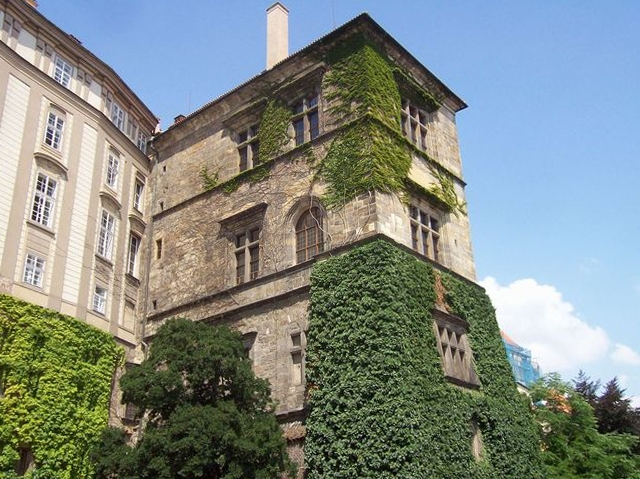
#> input picture apps/Tests/data/images/00000.jpg, 640 x 479 px
$ python generate_fixtures.py
#> lines starting #> are read from the running program, lines starting #| are printed output that depends on the picture
#!/usr/bin/env python3
"""Regenerate the HEIC test fixtures in apps/Tests/data/images/heif/.

Produces three files from apps/Tests/data/images/00000.jpg:

  sample.heic       - normal orientation (EXIF Orientation=1), no container
                      rotation. Baseline decode-parity / EXIF-bridge fixture.
  sample_rot6.heic  - same pixel content, but stored rotated BOTH ways: a
                      genuine ISOBMFF container-level 'irot' property AND an
                      EXIF Orientation=6 tag. Locks the "don't rotate twice"
                      guard (HEIF applies irot at decode time; honoring the
                      EXIF tag on top of that would rotate the pixels again).
  sample_alpha.heic - same pixel content as sample.heic (normal orientation,
                      no container rotation), but encoded with a genuine
                      *opaque* alpha channel, exactly like real iPhone HEIC
                      photos. Locks the "advertising a 32-bit format routes
                      gray loads through the alpha-copy path instead of a
                      luminance of RGB" regression (see CImageHEIF::ReadHeader
                      and CImage::FilterFormat's PF_A8/PF_GRAY8 case): a
                      regressed reader would decode this file's gray path to
                      a flat, near-zero-variance buffer (constant 255) instead
                      of real photographic content.

Required external tools (offline, dev-machine only):
  - Python 3 with Pillow and pillow-heif ("pip install --user pillow-heif").
    pillow-heif bundles libheif with its HEVC (x265) ENCODER built in.
  - exiftool is NOT required to run this script; it is only useful
    afterwards as an independent read-only check of the tags this script
    embeds (exiftool's own HEIC *write* path was found to corrupt the
    Orientation tag on this machine -- see "Why hand-rolled EXIF" below --
    so this script never asks exiftool to modify a .heic file).

Why x265/pillow-heif is fine here but never in the build
---------------------------------------------------------
x265 is GPL-2.0. OpenMVS's vcpkg.json pins libheif with
`"default-features": false` specifically to keep the GPL x265 *encoder* out
of the shipped binary (OpenMVS only ever needs to *read* HEIC/HEIF files;
the LGPL libde265 decoder is enough for that). pillow-heif is used here only
as an OFFLINE, DEVELOPER-MACHINE fixture-generation tool to produce these three
small binary files once; it must never be added to vcpkg.json, any
CMakeLists.txt, or any other build configuration.

Why the EXIF blob is hand-rolled instead of built with PIL.Image.Exif
----------------------------------------------------------------------
Two independent reasons pushed this script away from the "obvious" approach
of using exiftool -tagsFromFile / PIL's Exif class:

  1. PIL.Image.Exif().tobytes() (Pillow 12.2, this machine) raises
     "TypeError: bad operand type for abs(): 'tuple'" for any 3-rational GPS
     field (GPSLatitude/GPSLongitude), i.e. it cannot serialize a GPS IFD.
  2. exiftool 13.41's HEIC *write* path is unreliable for the Orientation
     tag specifically: `exiftool -Orientation=1 sample.heic` was observed to
     write raw IFD0 tag 274 = 3 ("Rotate 180") instead of 1 -- verified by
     manually parsing the raw TIFF bytes, not just trusting exiftool's own
     read-back. exiftool's *read* path is fine and was used throughout to
     independently verify these fixtures.

So this script builds the "Exif\\0\\0"-prefixed TIFF blob for each fixture by
hand (see build_exif_blob()) and hands it to pillow-heif's encoder as the
`exif=` kwarg. This sidesteps both bugs entirely and gives byte-exact control
over every tag.

How the container 'irot' box gets written (fixture 2)
---------------------------------------------------------
pillow-heif derives the encoder's "image_orientation" parameter from the
EXIF Orientation tag found in the `exif=` bytes passed to .save() (see
pillow_heif/misc.py: _get_orientation_for_encoder()). Handing it a blob with
Orientation=6 at encode time makes libheif write a genuine 'irot' item
property (verified by manually walking the ISOBMFF box tree: an 'irot' box
appears in ipco with payload angle_field=3, i.e. 270 deg CCW = 90 deg CW,
referenced as an *essential* property from ipma for the primary item) --
this is a real container-level rotation, not a simulated/fallback one. The
original (unrotated) EXIF Orientation=6 tag is preserved as-is in the stored
Exif metadata item (pillow-heif does not reset it), so the fixture ends up
with both signals set, which is exactly what the "don't rotate twice" test
needs to exercise.
"""
from __future__ import annotations

import struct
from pathlib import Path

import pillow_heif
from PIL import Image

SCRIPT_DIR = Path(__file__).resolve().parent
SRC_IMAGE = SCRIPT_DIR.parent / "00000.jpg"

TARGET_WIDTH = 256          # downscaled fixture width; height derived to preserve aspect ratio
HEIC_QUALITY = 80           # x265 quality; ~32-33 KB output, comfortably under the 50 KB budget

# Grafted verbatim from 00000.jpg's own EXIF (ExifIFD FocalLengthIn35mmFormat = 39 mm).
FOCAL_LENGTH_35MM = 39

# 00000-00003.jpg carry NO GPS EXIF tags at all (verified with exiftool), so a literal
# "graft GPS from the source JPG" is impossible. These coordinates are therefore
# synthetic, not sourced from the JPG -- picked only to be well-formed, plausible
# WGS84 values so TinyEXIF's GeoLocation.hasLatLon() and focal-ladder tests have
# real data to exercise.
GPS_LATITUDE = 45.523000    # degrees, +N
GPS_LONGITUDE = 8.556000    # degrees, +E
GPS_ALTITUDE_M = 250.0      # metres above sea level


def _rational(num: int, den: int) -> bytes:
    return struct.pack(">II", num, den)


def _deg_min_sec(value: float) -> bytes:
    """Pack an absolute decimal-degree value as 3 EXIF RATIONALs (deg, min, sec)."""
    d = int(value)
    m_full = (value - d) * 60
    m = int(m_full)
    s_hundredths = round((m_full - m) * 60 * 100)
    return _rational(d, 1) + _rational(m, 1) + _rational(s_hundredths, 100)


def build_exif_blob(orientation: int, focal_length_35mm: int,
                     gps_lat: float, gps_lon: float, gps_alt_m: float) -> bytes:
    """Hand-build a raw "Exif\\0\\0"-prefixed TIFF blob (big-endian, matching the
    source JPGs' byte order) with three IFDs:
      IFD0:    Orientation(274), ExifIFD pointer(34665), GPSInfo pointer(34853)
      ExifIFD: FocalLengthIn35mmFilm(41989)
      GPS IFD: LatRef/Lat/LonRef/Lon/AltRef/Alt (tags 1..6)

    Returned bytes satisfy TinyEXIF::parseFromEXIFSegment's "starts with
    Exif\\0\\0" contract directly.
    """
    ifd0_offset = 8
    ifd0_entry_count = 3
    ifd0_size = 2 + ifd0_entry_count * 12 + 4
    exif_ifd_offset = ifd0_offset + ifd0_size

    exif_ifd_entry_count = 1
    exif_ifd_size = 2 + exif_ifd_entry_count * 12 + 4
    gps_ifd_offset = exif_ifd_offset + exif_ifd_size

    gps_ifd_entry_count = 6
    gps_ifd_size = 2 + gps_ifd_entry_count * 12 + 4
    overflow_offset = gps_ifd_offset + gps_ifd_size

    lat_offset = overflow_offset
    lon_offset = lat_offset + 24  # 3 rationals * 8 bytes
    alt_offset = lon_offset + 24  # 3 rationals * 8 bytes

    def entry(tag: int, typ: int, count: int, value_bytes: bytes) -> bytes:
        assert len(value_bytes) == 4
        return struct.pack(">HHI", tag, typ, count) + value_bytes

    header = b"MM\x00\x2a" + struct.pack(">I", ifd0_offset)

    ifd0 = struct.pack(">H", ifd0_entry_count)
    ifd0 += entry(274, 3, 1, struct.pack(">HH", orientation, 0))    # Orientation (SHORT)
    ifd0 += entry(34665, 4, 1, struct.pack(">I", exif_ifd_offset))  # ExifIFD pointer (LONG)
    ifd0 += entry(34853, 4, 1, struct.pack(">I", gps_ifd_offset))   # GPSInfo pointer (LONG)
    ifd0 += struct.pack(">I", 0)  # no next IFD
    assert len(ifd0) == ifd0_size

    exif_ifd = struct.pack(">H", exif_ifd_entry_count)
    exif_ifd += entry(41989, 3, 1, struct.pack(">HH", focal_length_35mm, 0))  # FocalLengthIn35mmFilm
    exif_ifd += struct.pack(">I", 0)
    assert len(exif_ifd) == exif_ifd_size

    gps_ifd = struct.pack(">H", gps_ifd_entry_count)
    gps_ifd += entry(1, 2, 2, b"N\x00\x00\x00" if gps_lat >= 0 else b"S\x00\x00\x00")
    gps_ifd += entry(2, 5, 3, struct.pack(">I", lat_offset))
    gps_ifd += entry(3, 2, 2, b"E\x00\x00\x00" if gps_lon >= 0 else b"W\x00\x00\x00")
    gps_ifd += entry(4, 5, 3, struct.pack(">I", lon_offset))
    gps_ifd += entry(5, 1, 1, bytes([0, 0, 0, 0]))  # AltitudeRef: 0 = above sea level
    gps_ifd += entry(6, 5, 1, struct.pack(">I", alt_offset))
    gps_ifd += struct.pack(">I", 0)
    assert len(gps_ifd) == gps_ifd_size

    overflow = (_deg_min_sec(abs(gps_lat)) + _deg_min_sec(abs(gps_lon))
                + _rational(round(gps_alt_m * 10), 10))

    return b"Exif\x00\x00" + header + ifd0 + exif_ifd + gps_ifd + overflow


def openmvs_gray_stddev(rgb: "Image.Image") -> float:
    """Replicate libs/Common/Maths.h's RGB24TO8(r,g,b) macro (integer weights
    30/59/11 over 100, i.e. the same fixed-point luma OpenMVS's FilterFormat
    uses for 24-bit-to-gray conversion) and return the population stddev of
    the result. Used only to print a number directly comparable to the
    ImageIOHEIFTest C++ assertion on sample_alpha.heic's gray-loaded stddev --
    not bit-exact (Python here reads the already-HEVC-decoded RGB, same as the
    C++ reader would), but the same formula.
    """
    import numpy as np

    arr = np.asarray(rgb.convert("RGB"), dtype=np.uint32)
    r, g, b = arr[..., 0], arr[..., 1], arr[..., 2]
    gray = (r * 30 + g * 59 + b * 11) // 100
    return float(gray.astype(np.float64).std())


def main() -> None:
    if not SRC_IMAGE.exists():
        raise SystemExit(f"source image not found: {SRC_IMAGE}")

    src = Image.open(SRC_IMAGE).convert("RGB")
#> src is the input picture: PIL image 640x479 RGB; mean R, G, B 128.8, 137.8, 132.3
    w = TARGET_WIDTH
    h = round(src.size[1] * w / src.size[0])
#> h = 192
    resized = src.resize((w, h), Image.Resampling.LANCZOS)
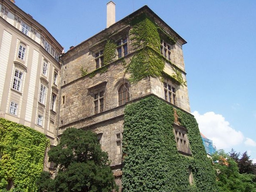
#> resized: PIL image 256x192 RGB; mean R, G, B 128.8, 137.8, 132.4
    print(f"source {SRC_IMAGE.name}: {src.size} -> resized {resized.size}")
#| source 00000.jpg: (640, 479) -> resized (256, 192)

    outdir = SCRIPT_DIR

    # Fixture 1: normal orientation, no rotation anywhere.
    exif_normal = build_exif_blob(1, FOCAL_LENGTH_35MM, GPS_LATITUDE, GPS_LONGITUDE, GPS_ALTITUDE_M)
    out1 = outdir / "sample.heic"
    pillow_heif.from_pillow(resized).save(out1, quality=HEIC_QUALITY, exif=exif_normal)
#> (this line was passed over: pillow_heif is not available in this run)
#> (the run stopped early here; a loop or call above may not have finished)

$ run again, with apps/Tests/data/images/00001.jpg copied over apps/Tests/data/images/00000.jpg
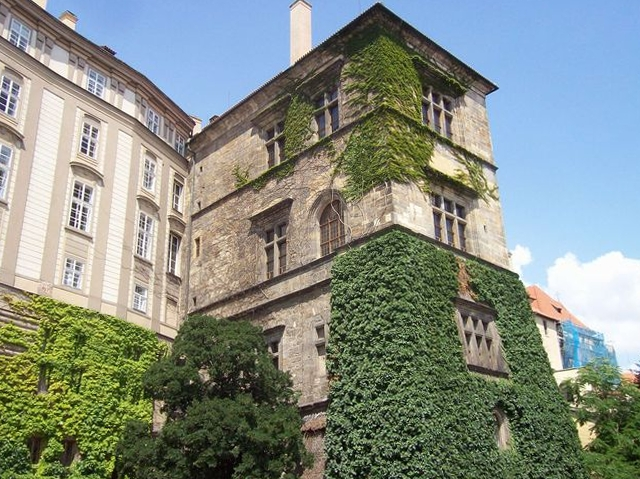
#> input picture apps/Tests/data/images/00001.jpg, 640 x 479 px
#> in main, src is the input picture: PIL image 640x479 RGB; mean R, G, B 132.4, 140.8, 131.1
#> in main, `resized = src.resize((w, h), Image.Resampling.LANCZOS)`:
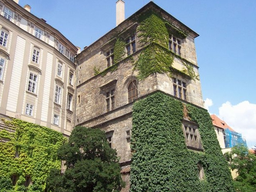
#> resized: PIL image 256x192 RGB; mean R, G, B 132.4, 140.8, 131.1
#| source 00000.jpg: (640, 479) -> resized (256, 192)

$ run again, with apps/Tests/data/images/00003.jpg copied over apps/Tests/data/images/00000.jpg
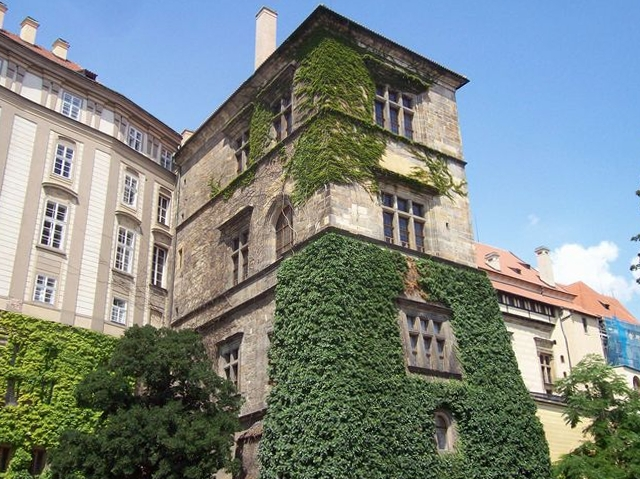
#> input picture apps/Tests/data/images/00003.jpg, 640 x 479 px
#> in main, src is the input picture: PIL image 640x479 RGB; mean R, G, B 124.4, 134.8, 131.5
#> in main, `resized = src.resize((w, h), Image.Resampling.LANCZOS)`:
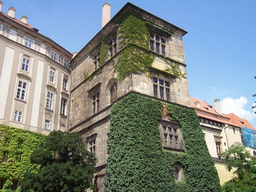
#> resized: PIL image 256x192 RGB; mean R, G, B 124.4, 134.8, 131.5
#| source 00000.jpg: (640, 479) -> resized (256, 192)
